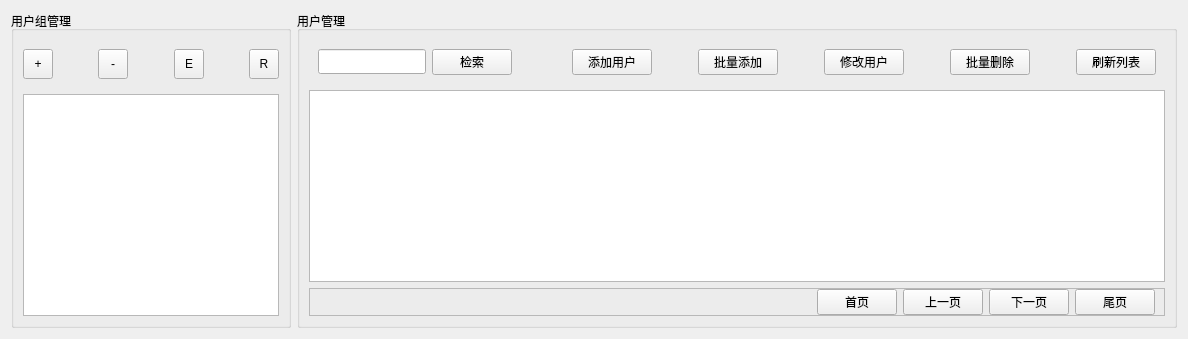
     <widget class="QWidget" name="libraryManage">
      <layout class="QHBoxLayout" name="horizontalLayout_8">
       <item>
        <widget class="QGroupBox" name="groupBox_5">
         <property name="sizePolicy">
          <sizepolicy hsizetype="Fixed" vsizetype="Preferred">
           <horstretch>0</horstretch>
           <verstretch>0</verstretch>
          </sizepolicy>
         </property>
         <property name="maximumSize">
          <size>
           <width>280</width>
           <height>16777215</height>
          </size>
         </property>
         <property name="title">
          <string>用户组管理</string>
         </property>
         <layout class="QVBoxLayout" name="verticalLayout_3" stretch="0,20">
          <item>
           <widget class="QWidget" name="widget_2" native="true">
            <property name="sizePolicy">
             <sizepolicy hsizetype="Fixed" vsizetype="Fixed">
              <horstretch>0</horstretch>
              <verstretch>0</verstretch>
             </sizepolicy>
            </property>
            <layout class="QHBoxLayout" name="horizontalLayout_6">
             <property name="leftMargin">
              <number>0</number>
             </property>
             <property name="rightMargin">
              <number>0</number>
             </property>
             <item>
              <widget class="QToolButton" name="toolButton_addLibrary">
               <property name="minimumSize">
                <size>
                 <width>30</width>
                 <height>30</height>
                </size>
               </property>
               <property name="maximumSize">
                <size>
                 <width>30</width>
                 <height>30</height>
                </size>
               </property>
               <property name="text">
                <string>+</string>
               </property>
               <property name="iconSize">
                <size>
                 <width>30</width>
                 <height>30</height>
                </size>
               </property>
              </widget>
             </item>
             <item>
              <spacer name="horizontalSpacer_2">
               <property name="orientation">
                <enum>Qt::Horizontal</enum>
               </property>
               <property name="sizeHint" stdset="0">
                <size>
                 <width>40</width>
                 <height>20</height>
                </size>
               </property>
              </spacer>
             </item>
             <item>
              <widget class="QToolButton" name="toolButton_delLibrary">
               <property name="minimumSize">
                <size>
                 <width>30</width>
                 <height>30</height>
                </size>
               </property>
               <property name="maximumSize">
                <size>
                 <width>30</width>
                 <height>30</height>
                </size>
               </property>
               <property name="text">
                <string>-</string>
               </property>
               <property name="iconSize">
                <size>
                 <width>30</width>
                 <height>30</height>
                </size>
               </property>
              </widget>
             </item>
             <item>
              <spacer name="horizontalSpacer_3">
               <property name="orientation">
                <enum>Qt::Horizontal</enum>
               </property>
               <property name="sizeHint" stdset="0">
                <size>
                 <width>40</width>
                 <height>20</height>
                </size>
               </property>
              </spacer>
             </item>
             <item>
              <widget class="QToolButton" name="toolButton_editLibrary">
               <property name="minimumSize">
                <size>
                 <width>30</width>
                 <height>30</height>
                </size>
               </property>
               <property name="maximumSize">
                <size>
                 <width>30</width>
                 <height>30</height>
                </size>
               </property>
               <property name="text">
                <string>E</string>
               </property>
               <property name="iconSize">
                <size>
                 <width>30</width>
                 <height>30</height>
                </size>
               </property>
              </widget>
             </item>
             <item>
              <spacer name="horizontalSpacer_4">
               <property name="orientation">
                <enum>Qt::Horizontal</enum>
               </property>
               <property name="sizeHint" stdset="0">
                <size>
                 <width>40</width>
                 <height>20</height>
                </size>
               </property>
              </spacer>
             </item>
             <item>
              <widget class="QToolButton" name="toolButton_refreshLibrary">
               <property name="minimumSize">
                <size>
                 <width>30</width>
                 <height>30</height>
                </size>
               </property>
               <property name="maximumSize">
                <size>
                 <width>30</width>
                 <height>30</height>
                </size>
               </property>
               <property name="text">
                <string>R</string>
               </property>
               <property name="iconSize">
                <size>
                 <width>30</width>
                 <height>30</height>
                </size>
               </property>
              </widget>
             </item>
            </layout>
           </widget>
          </item>
          <item>
           <widget class="QListWidget" name="listWidget_userGroupList"/>
          </item>
         </layout>
        </widget>
       </item>
       <item>
        <widget class="QGroupBox" name="groupBox_6">
         <property name="title">
          <string>用户管理</string>
         </property>
         <layout class="QVBoxLayout" name="verticalLayout_6" stretch="1,10,1">
          <item>
           <widget class="QWidget" name="widget" native="true">
            <property name="sizePolicy">
             <sizepolicy hsizetype="Preferred" vsizetype="Fixed">
              <horstretch>0</horstretch>
              <verstretch>0</verstretch>
             </sizepolicy>
            </property>
            <layout class="QHBoxLayout" name="horizontalLayout_7">
             <item>
              <widget class="QLineEdit" name="lineEdit_userListSearch">
               <property name="minimumSize">
                <size>
                 <width>0</width>
                 <height>25</height>
                </size>
               </property>
              </widget>
             </item>
             <item>
              <widget class="QPushButton" name="pushButton_userListSearch">
               <property name="text">
                <string>检索</string>
               </property>
              </widget>
             </item>
             <item>
              <spacer name="horizontalSpacer_21">
               <property name="orientation">
                <enum>Qt::Horizontal</enum>
               </property>
               <property name="sizeHint" stdset="0">
                <size>
                 <width>54</width>
                 <height>20</height>
                </size>
               </property>
              </spacer>
             </item>
             <item>
              <widget class="QPushButton" name="pushButton_addOneUser">
               <property name="text">
                <string>添加用户</string>
               </property>
              </widget>
             </item>
             <item>
              <spacer name="horizontalSpacer_13">
               <property name="orientation">
                <enum>Qt::Horizontal</enum>
               </property>
               <property name="sizeType">
                <enum>QSizePolicy::Preferred</enum>
               </property>
               <property name="sizeHint" stdset="0">
                <size>
                 <width>40</width>
                 <height>20</height>
                </size>
               </property>
              </spacer>
             </item>
             <item>
              <widget class="QPushButton" name="pushButton_addManyUser">
               <property name="text">
                <string>批量添加</string>
               </property>
              </widget>
             </item>
             <item>
              <spacer name="horizontalSpacer_14">
               <property name="orientation">
                <enum>Qt::Horizontal</enum>
               </property>
               <property name="sizeType">
                <enum>QSizePolicy::Preferred</enum>
               </property>
               <property name="sizeHint" stdset="0">
                <size>
                 <width>40</width>
                 <height>20</height>
                </size>
               </property>
              </spacer>
             </item>
             <item>
              <widget class="QPushButton" name="pushButton_modifyUser">
               <property name="text">
                <string>修改用户</string>
               </property>
              </widget>
             </item>
             <item>
              <spacer name="horizontalSpacer_15">
               <property name="orientation">
                <enum>Qt::Horizontal</enum>
               </property>
               <property name="sizeType">
                <enum>QSizePolicy::Preferred</enum>
               </property>
               <property name="sizeHint" stdset="0">
                <size>
                 <width>40</width>
                 <height>20</height>
                </size>
               </property>
              </spacer>
             </item>
             <item>
              <widget class="QPushButton" name="pushButton_delManyUser">
               <property name="text">
                <string>批量删除</string>
               </property>
              </widget>
             </item>
             <item>
              <spacer name="horizontalSpacer_16">
               <property name="orientation">
                <enum>Qt::Horizontal</enum>
               </property>
               <property name="sizeType">
                <enum>QSizePolicy::Preferred</enum>
               </property>
               <property name="sizeHint" stdset="0">
                <size>
                 <width>40</width>
                 <height>20</height>
                </size>
               </property>
              </spacer>
             </item>
             <item>
              <widget class="QPushButton" name="pushButton_refreshUserList">
               <property name="text">
                <string>刷新列表</string>
               </property>
              </widget>
             </item>
            </layout>
           </widget>
          </item>
          <item>
           <widget class="QListWidget" name="listWidget_userInfoList"/>
          </item>
          <item>
           <widget class="QFrame" name="frame_16">
            <property name="sizePolicy">
             <sizepolicy hsizetype="Preferred" vsizetype="Fixed">
              <horstretch>0</horstretch>
              <verstretch>0</verstretch>
             </sizepolicy>
            </property>
            <property name="frameShape">
             <enum>QFrame::StyledPanel</enum>
            </property>
            <property name="frameShadow">
             <enum>QFrame::Raised</enum>
            </property>
            <layout class="QHBoxLayout" name="horizontalLayout_15">
             <property name="topMargin">
              <number>0</number>
             </property>
             <property name="bottomMargin">
              <number>0</number>
             </property>
             <item>
              <spacer name="horizontalSpacer_20">
               <property name="orientation">
                <enum>Qt::Horizontal</enum>
               </property>
               <property name="sizeHint" stdset="0">
                <size>
                 <width>40</width>
                 <height>20</height>
                </size>
               </property>
              </spacer>
             </item>
             <item>
              <widget class="QLabel" name="label_totalUserInfo">
               <property name="minimumSize">
                <size>
                 <width>400</width>
                 <height>20</height>
                </size>
               </property>
               <property name="maximumSize">
                <size>
                 <width>200</width>
                 <height>20</height>
                </size>
               </property>
               <property name="font">
                <font>
                 <family>宋体</family>
                 <pointsize>10</pointsize>
                </font>
               </property>
               <property name="text">
                <string/>
               </property>
               <property name="alignment">
                <set>Qt::AlignRight|Qt::AlignTrailing|Qt::AlignVCenter</set>
               </property>
              </widget>
             </item>
             <item>
              <spacer name="horizontalSpacer_22">
               <property name="orientation">
                <enum>Qt::Horizontal</enum>
               </property>
               <property name="sizeHint" stdset="0">
                <size>
                 <width>40</width>
                 <height>20</height>
                </size>
               </property>
              </spacer>
             </item>
             <item>
              <widget class="QPushButton" name="pushButton_userListHead">
               <property name="sizePolicy">
                <sizepolicy hsizetype="Minimum" vsizetype="Preferred">
                 <horstretch>0</horstretch>
                 <verstretch>0</verstretch>
                </sizepolicy>
               </property>
               <property name="text">
                <string>首页</string>
               </property>
              </widget>
             </item>
             <item>
              <widget class="QPushButton" name="pushButton_userListLast">
               <property name="text">
                <string>上一页</string>
               </property>
              </widget>
             </item>
             <item>
              <widget class="QPushButton" name="pushButton_userListNext">
               <property name="text">
                <string>下一页</string>
               </property>
              </widget>
             </item>
             <item>
              <widget class="QPushButton" name="pushButton_userListTail">
               <property name="text">
                <string>尾页</string>
               </property>
              </widget>
             </item>
            </layout>
           </widget>
          </item>
         </layout>
        </widget>
       </item>
      </layout>
     </widget>
